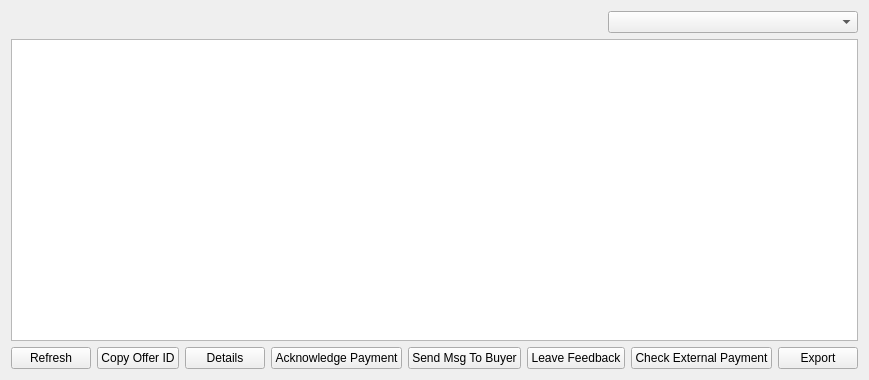
<?xml version="1.0" encoding="UTF-8"?>
<ui version="4.0">
 <class>MyAcceptedOfferListPage</class>
 <widget class="QWidget" name="MyAcceptedOfferListPage">
  <property name="geometry">
   <rect>
    <x>0</x>
    <y>0</y>
    <width>805</width>
    <height>380</height>
   </rect>
  </property>
  <property name="windowTitle">
   <string>My Accepted Offers</string>
  </property>
  <layout class="QVBoxLayout" name="verticalLayout">
   <item>
    <layout class="QHBoxLayout" name="horizontalLayout_2">
     <item>
      <widget class="QLabel" name="labelExplanation">
       <property name="textFormat">
        <enum>Qt::PlainText</enum>
       </property>
       <property name="wordWrap">
        <bool>true</bool>
       </property>
      </widget>
     </item>
     <item>
      <widget class="QComboBox" name="displayListAlias">
       <property name="maximumSize">
        <size>
         <width>250</width>
         <height>16777215</height>
        </size>
       </property>
       <property name="editable">
        <bool>false</bool>
       </property>
      </widget>
     </item>
    </layout>
   </item>
   <item>
    <widget class="QTableView" name="tableView">
     <property name="contextMenuPolicy">
      <enum>Qt::CustomContextMenu</enum>
     </property>
     <property name="toolTip">
      <string/>
     </property>
     <property name="tabKeyNavigation">
      <bool>false</bool>
     </property>
     <property name="alternatingRowColors">
      <bool>true</bool>
     </property>
     <property name="selectionMode">
      <enum>QAbstractItemView::SingleSelection</enum>
     </property>
     <property name="selectionBehavior">
      <enum>QAbstractItemView::SelectRows</enum>
     </property>
     <property name="sortingEnabled">
      <bool>true</bool>
     </property>
     <attribute name="verticalHeaderVisible">
      <bool>false</bool>
     </attribute>
    </widget>
   </item>
   <item>
    <layout class="QHBoxLayout" name="horizontalLayout">
     <item>
      <widget class="QPushButton" name="refreshButton">
       <property name="maximumSize">
        <size>
         <width>16777215</width>
         <height>48</height>
        </size>
       </property>
       <property name="toolTip">
        <string>Refresh your accepted offer list</string>
       </property>
       <property name="text">
        <string>Refresh</string>
       </property>
      </widget>
     </item>
     <item>
      <widget class="QPushButton" name="copyOffer">
       <property name="toolTip">
        <string>Copy the currently selected offer to the system clipboard</string>
       </property>
       <property name="text">
        <string>Copy Offer ID</string>
       </property>
      </widget>
     </item>
     <item>
      <widget class="QPushButton" name="detailButton">
       <property name="toolTip">
        <string>Details of the currently accepted offer</string>
       </property>
       <property name="text">
        <string>Details</string>
       </property>
      </widget>
     </item>
     <item>
      <widget class="QPushButton" name="ackButton">
       <property name="text">
        <string>Acknowledge Payment</string>
       </property>
      </widget>
     </item>
     <item>
      <widget class="QPushButton" name="messageButton">
       <property name="toolTip">
        <string>Send message to buyer</string>
       </property>
       <property name="text">
        <string>Send Msg To Buyer</string>
       </property>
      </widget>
     </item>
     <item>
      <widget class="QPushButton" name="feedbackButton">
       <property name="text">
        <string>Leave Feedback</string>
       </property>
      </widget>
     </item>
     <item>
      <widget class="QPushButton" name="extButton">
       <property name="toolTip">
        <string>Check payment for this offer from an external chain</string>
       </property>
       <property name="text">
        <string>Check External Payment</string>
       </property>
      </widget>
     </item>
     <item>
      <spacer name="horizontalSpacer">
       <property name="orientation">
        <enum>Qt::Horizontal</enum>
       </property>
       <property name="sizeHint" stdset="0">
        <size>
         <width>40</width>
         <height>20</height>
        </size>
       </property>
      </spacer>
     </item>
     <item>
      <widget class="QPushButton" name="exportButton">
       <property name="toolTip">
        <string>Export the data in the current tab to a file</string>
       </property>
       <property name="text">
        <string>Export</string>
       </property>
      </widget>
     </item>
    </layout>
   </item>
  </layout>
 </widget>
 <resources>
  <include location="../presidentielcoin.qrc"/>
 </resources>
 <connections/>
</ui>
